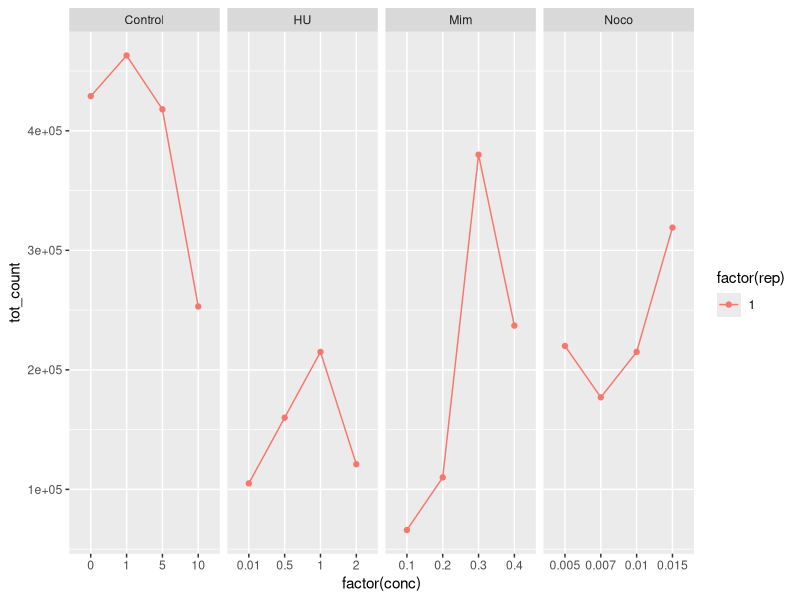
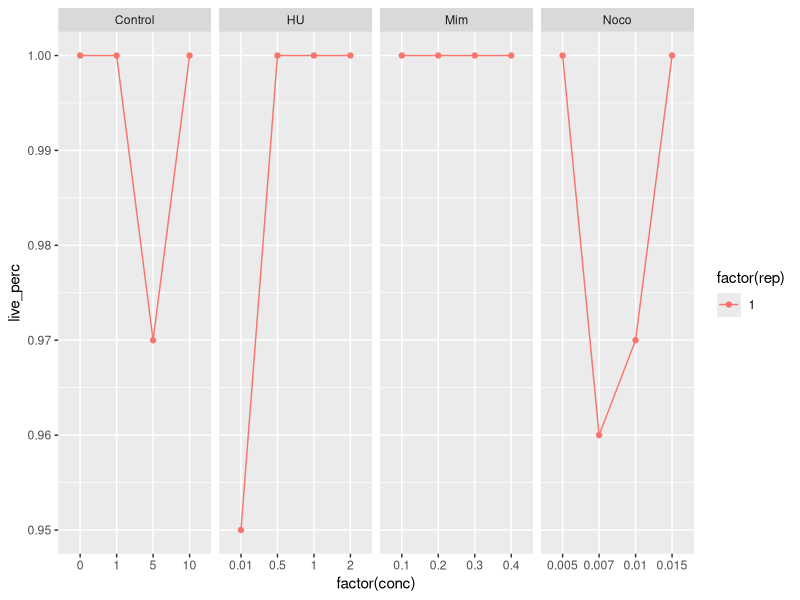
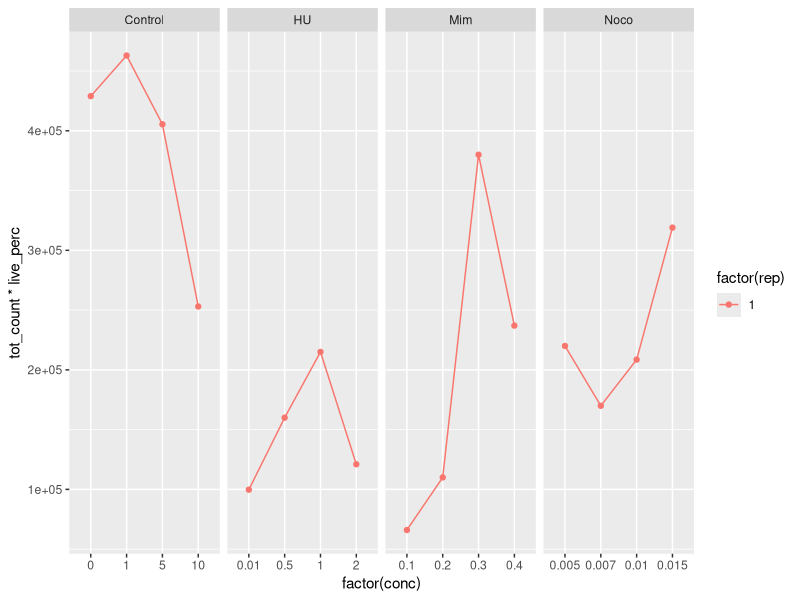
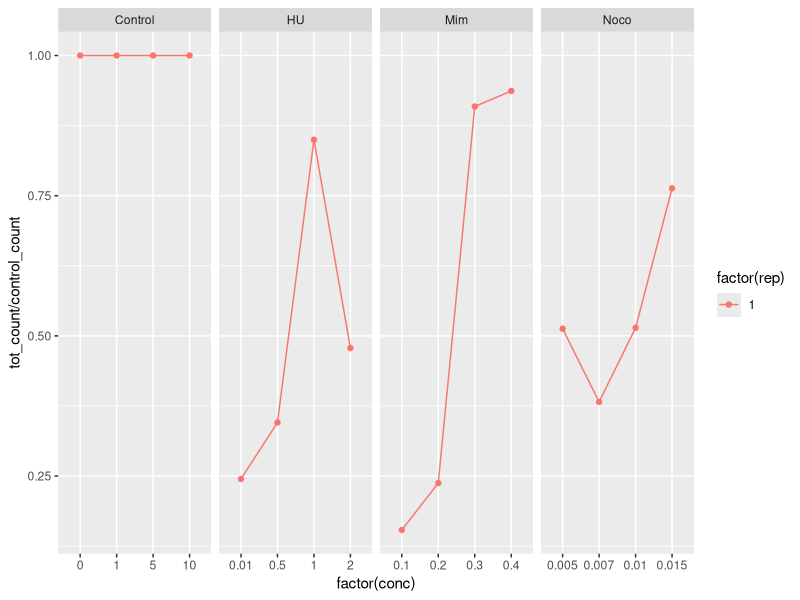
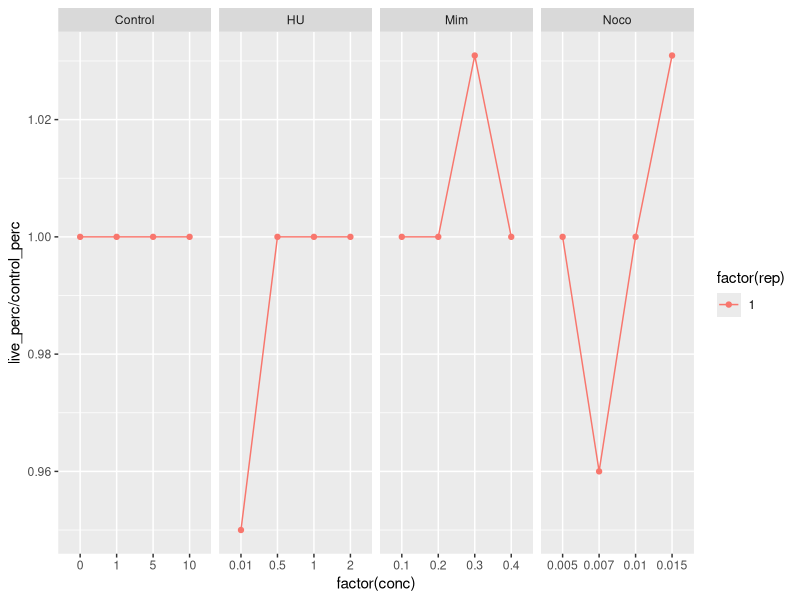
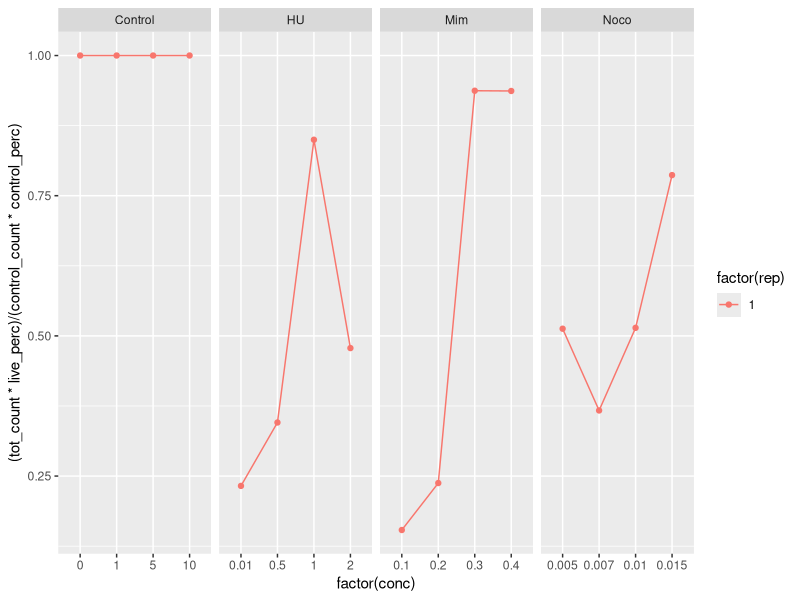
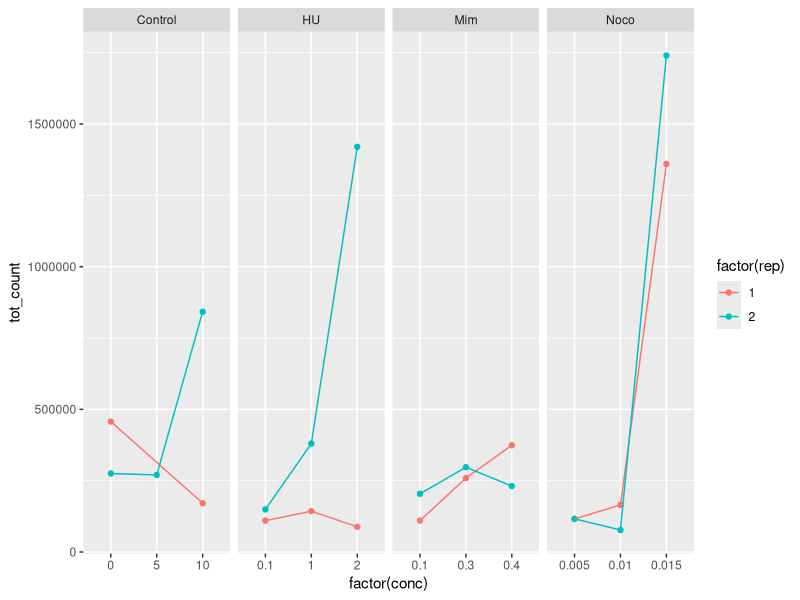
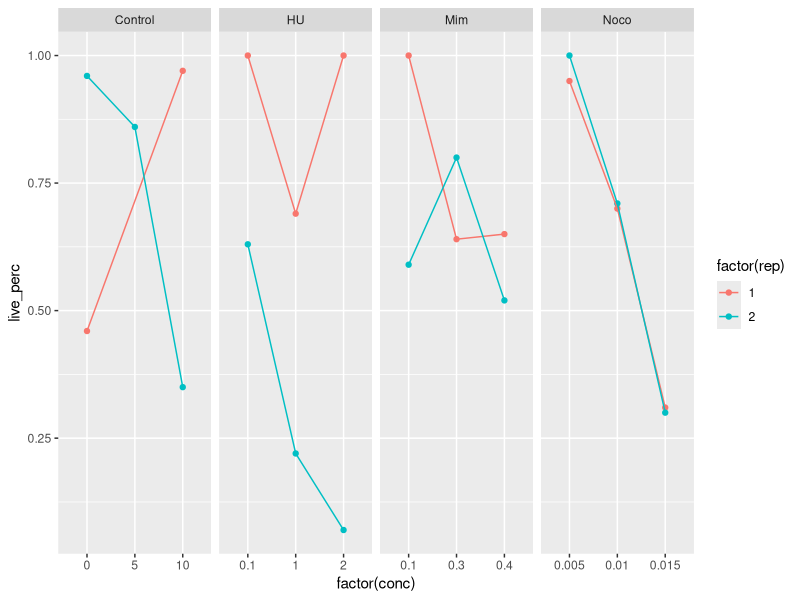

Write the R code that produced these figures, in order.
library(ggplot2)

## run 1 ##
inhibv1<-read.delim("trail_inhib_data_v1.tsv", header=T)

pdf("inhibitor_assay_v1.pdf")

ggplot(inhibv1, aes(factor(conc), tot_count, col=factor(rep), group=factor(rep))) + geom_point() + geom_line() + facet_grid(.~drug, scale="free_x")

ggplot(inhibv1, aes(factor(conc), live_perc, col=factor(rep), group=factor(rep))) + geom_point() + geom_line() + facet_grid(.~drug, scale="free_x")

ggplot(inhibv1, aes(factor(conc), tot_count*live_perc, col=factor(rep), group=factor(rep))) + geom_point() + geom_line() + facet_grid(.~drug, scale="free_x")

ggplot(inhibv1, aes(factor(conc), tot_count/control_count, col=factor(rep), group=factor(rep))) + geom_point() + geom_line() + facet_grid(.~drug, scale="free_x")

ggplot(inhibv1, aes(factor(conc), live_perc/control_perc, col=factor(rep), group=factor(rep))) + geom_point() + geom_line() + facet_grid(.~drug, scale="free_x")

ggplot(inhibv1, aes(factor(conc), (tot_count*live_perc)/(control_count*control_perc), col=factor(rep), group=factor(rep))) + geom_point() + geom_line() + facet_grid(.~drug, scale="free_x")

dev.off()

## run 2 ##
inhibv2<-read.delim("trail_inhib_data_v2.tsv", header=T)

pdf("inhibitor_assay_v2.pdf")

ggplot(inhibv2, aes(factor(conc), tot_count, col=factor(rep), group=factor(rep))) + geom_point() + geom_line() + facet_grid(.~drug, scale="free_x")

ggplot(inhibv2, aes(factor(conc), live_perc, col=factor(rep), group=factor(rep))) + geom_point() + geom_line() + facet_grid(.~drug, scale="free_x")

ggplot(inhibv2, aes(factor(conc), tot_count*live_perc, col=factor(rep), group=factor(rep))) + geom_point() + geom_line() + facet_grid(.~drug, scale="free_x")

ggplot(inhibv2, aes(factor(conc), tot_count/control_count, col=factor(rep), group=factor(rep))) + geom_point() + geom_line() + facet_grid(.~drug, scale="free_x")

ggplot(inhibv2, aes(factor(conc), live_perc/control_perc, col=factor(rep), group=factor(rep))) + geom_point() + geom_line() + facet_grid(.~drug, scale="free_x")

ggplot(inhibv2, aes(factor(conc), (tot_count*live_perc)/(control_count*control_perc), col=factor(rep), group=factor(rep))) + geom_point() + geom_line() + facet_grid(.~drug, scale="free_x")

dev.off()
